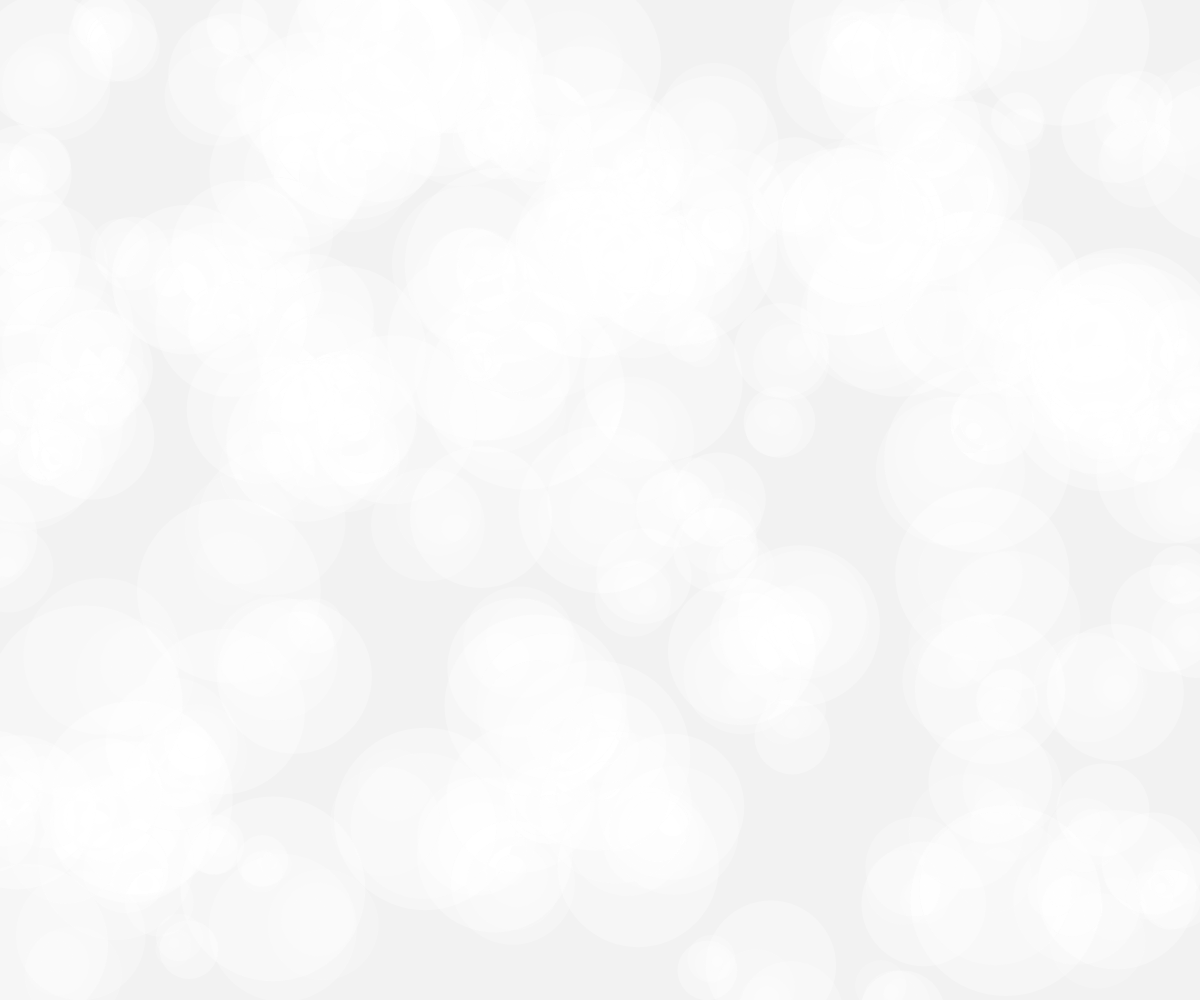
Frame 1 (no input)
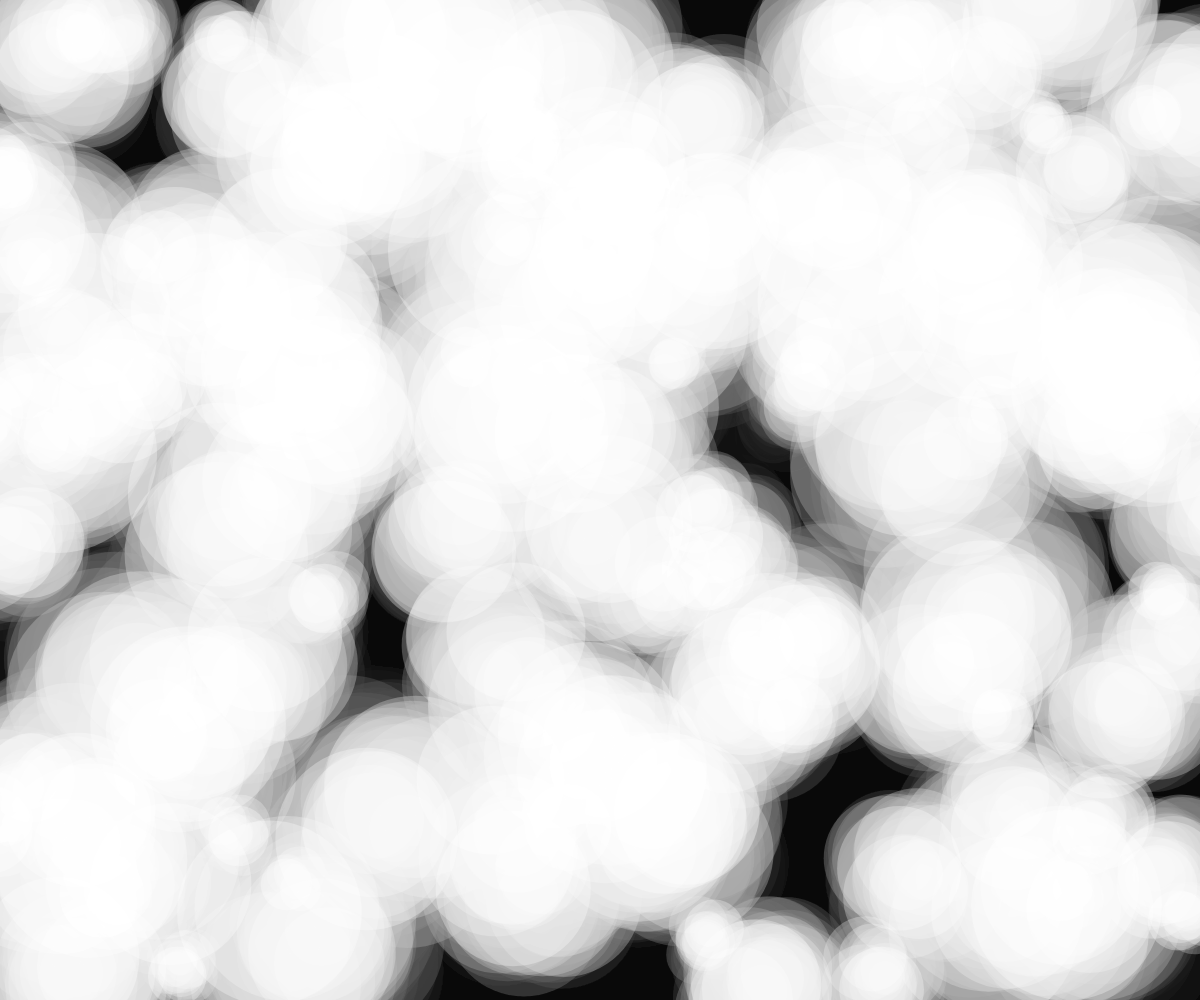
Frame 60 (no input)
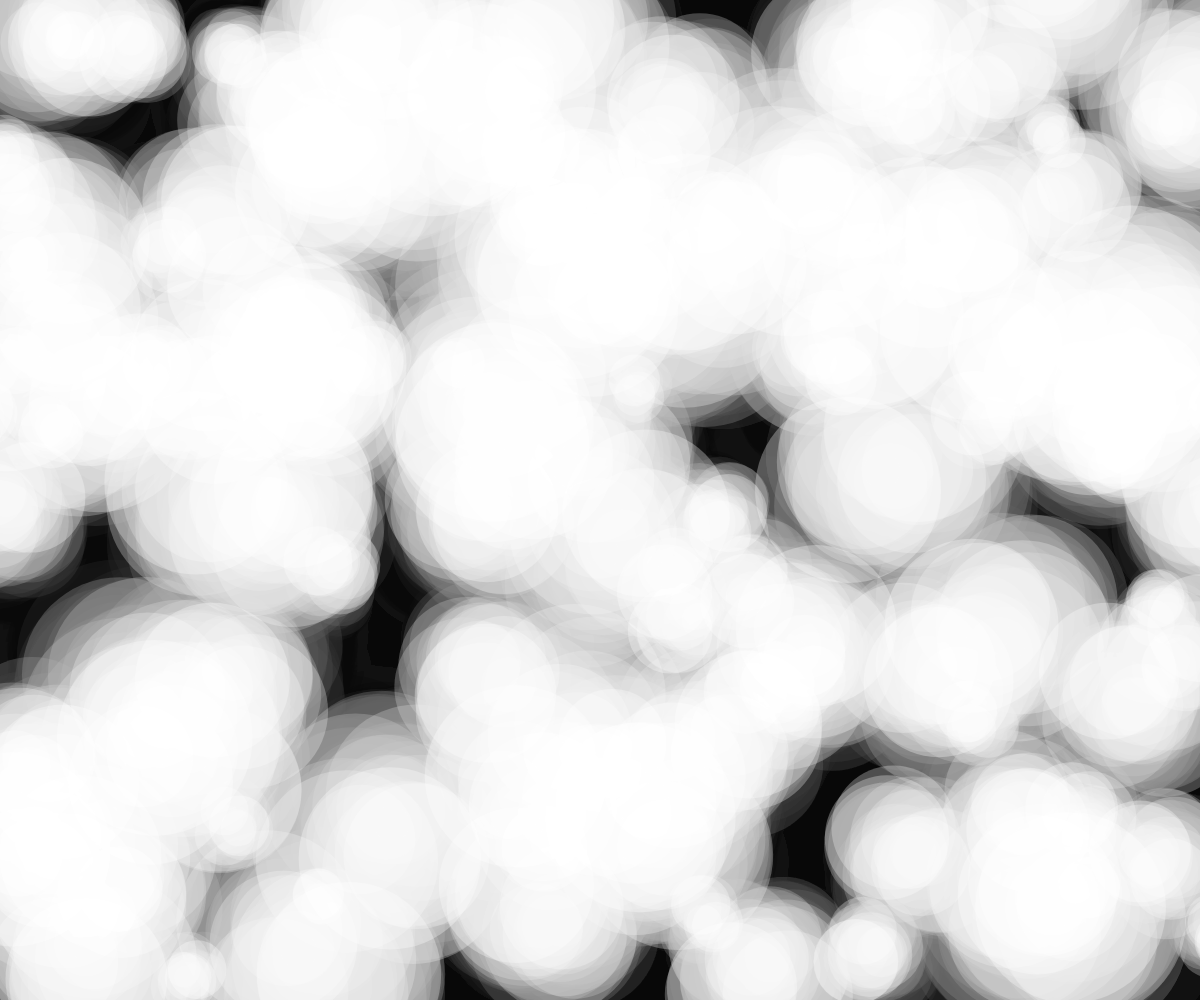
Frame 120 (the mouse pressed at the canvas centre since frame 60)

The p5.js sketch that drew these frames (run headless with seeded random() and noise() and a simulated clock; from frame 60 on, the mouse is pressed at the canvas centre):

// p5.js sketch
// ── sketch.js
let particles = [];
const numParticles = 150;

function setup() {
  createCanvas(windowWidth, windowHeight);
  colorMode(HSB, 360, 100, 100, 1);
  
  for (let i = 0; i < numParticles; i++) {
    particles.push({
      x: random(width),
      y: random(height),
      size: random(50, 200),
      speedX: random(-0.5, 0.5),
      speedY: random(-0.5, 0.5),
      hue: random(360),
      saturation: random(70, 100),
      brightness: random(50, 100),
      noiseOffsetX: random(1000),
      noiseOffsetY: random(1000),
      noiseScale: random(0.002, 0.005)
    });
  }
}

function draw() {
  background(0, 0, 0, 0.05); // Semi-transparent background for trail effect
  
  for (let i = 0; i < particles.length; i++) {
    let p = particles[i];
    
    // Update position using Perlin noise for organic movement
    p.x += noise(p.noiseOffsetX) * p.speedX * 2;
    p.y += noise(p.noiseOffsetY) * p.speedY * 2;
    
    // Increment noise offsets for continuous motion
    p.noiseOffsetX += p.noiseScale;
    p.noiseOffsetY += p.noiseScale;
    
    // Update color properties with continuous shifts
    p.hue = (p.hue + 0.1) % 360;
    p.saturation = map(noise(p.noiseOffsetX * 2), 0, 1, 70, 100);
    p.brightness = map(noise(p.noiseOffsetY * 2), 0, 1, 50, 100);
    
    // Keep particles within canvas bounds
    if (p.x < -p.size) p.x = width + p.size;
    if (p.x > width + p.size) p.x = -p.size;
    if (p.y < -p.size) p.y = height + p.size;
    if (p.y > height + p.size) p.y = -p.size;
    
    // Draw the glowing particle
    noStroke();
    fill(p.hue, p.saturation, p.brightness, 0.3);
    drawGlowingShape(p.x, p.y, p.size);
  }
}

function drawGlowingShape(x, y, size) {
  // Create a soft, organic shape using multiple ellipses
  for (let i = 0; i < 5; i++) {
    let s = size * (1 - i * 0.2);
    let alpha = map(i, 0, 4, 0.3, 0.05);
    fill(0, 0, 100, alpha);
    ellipse(x + random(-s/4, s/4), y + random(-s/4, s/4), s, s);
  }
}

function windowResized() {
  resizeCanvas(windowWidth, windowHeight);
}
